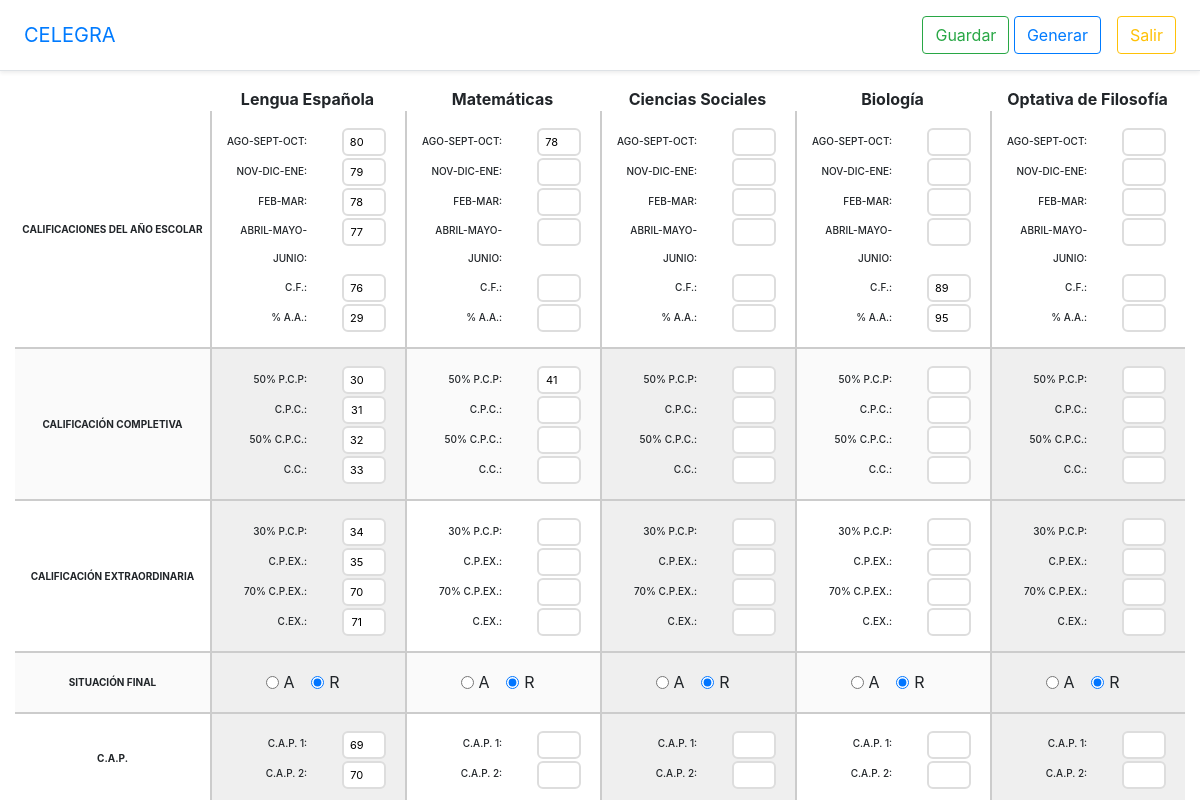
The page /student/1/ (signed in) on the database its author committed.
### grades/models.py (models this page shows, shortened)
class StudentSubject(models.Model):
    student = models.ForeignKey(Student, on_delete=models.DO_NOTHING)
    subject = models.ForeignKey(Subject, on_delete=models.DO_NOTHING)
    year = models.CharField(max_length=10)  # 2010-2011

class Subject(models.Model):
    name = models.CharField(max_length=45)

class Qualification(models.Model):
    student_subject = models.ForeignKey(StudentSubject, on_delete=models.DO_NOTHING)
    p1_partial1 = models.CharField(max_length=15, null=True, blank=True)
    p1_partial2 = models.CharField(max_length=15, null=True, blank=True)
    p1_partial3 = models.CharField(max_length=15, null=True, blank=True)
    p1_partial4 = models.CharField(max_length=15, null=True, blank=True)
    p1_cf = models.CharField(max_length=15, null=True, blank=True)
    p1_aa_percent = models.CharField(max_length=15, null=True, blank=True)
    p2_pcp_percent = models.CharField(max_length=15, null=True, blank=True)
    p2_cpc = models.CharField(max_length=15, null=True, blank=True)
    p2_cpc_percent = models.CharField(max_length=15, null=True, blank=True)
    p2_cc = models.CharField(max_length=15, null=True, blank=True)
    p3_pcp_percent = models.CharField(max_length=15, null=True, blank=True)
    p3_cpex = models.CharField(max_length=15, null=True, blank=True)
    p3_cpex_percent = models.CharField(max_length=15, null=True, blank=True)
    p3_cex = models.CharField(max_length=15, null=True, blank=True)
    a = models.BooleanField(default=False)
    r = models.BooleanField(default=False)
    cap_1 = models.CharField(max_length=15, null=True, blank=True)
    cap_2 = models.CharField(max_length=15, null=True, blank=True)

### grades/views.py (the view)
# urls.py: path('student/<int:student_id>/', grades_form),
def grades_form(request, student_id):
    student = Student.objects.get(pk=student_id)
    student_subjects = student.studentsubject_set.all()
    ss = StudentSubject()
    ss.qualification_set.first()
    context = {
        'student': student,
        'student_subjects': student_subjects,
    }
    return render(request, 'grades_form.html', context)

### grades/templates/grades_form.html (shortened to what this page needs)
{% extends 'base.html' %}
{% block button %}
<a id="btn-save" class="btn btn-outline-success" href="#">Guardar</a>
<a class="btn btn-outline-primary" href="#">Generar</a>
{% endblock %}
{% block content %}
<div class="qualifications container-fluid">
    <form id="qualification-form" method="post" action="/student/{{ student.id }}/qualification">
        <div class="row no-gutters">
            {% for ss in student_subjects %}
                <div class="col-2 text-center"><strong>{{ ss.subject.name }}</strong></div>
            {% endfor %}
        </div>
        <div class="row no-gutters grades-row">
            <div class="col-2 row-header text-center">
                <div class="header-container"><span>Calificaciones del año escolar</span></div>
            </div>
            {% for ss in student_subjects %}
                {% with ss.qualification_set.all|first as first_qq %}
                <div class="col-2 qualification-column">
                    <div class="row">
                        <div class="col-7 col-lbl-qualification"><label class="lbl-qualification" for="ss-{{ ss.id }}-AGO-SEPT-OCT">AGO-SEPT-OCT:</label></div>
                        <div class="col-4 col-inp-qualification">
                            <input class="inp-qualification" id="ss-{{ ss.id }}-AGO-SEPT-OCT" name="ss-{{ ss.id }}-AGO-SEPT-OCT" type="number" value="{{ first_qq.p1_partial1|default_if_none:"" }}" />
                        </div>
                    </div>
                    <div class="row">
                        <div class="col-7 col-lbl-qualification"><label class="lbl-qualification" for="ss-{{ ss.id }}-NOV-DIC-ENE">NOV-DIC-ENE:</label></div>
                        <div class="col-4 col-inp-qualification">
                            <input class="inp-qualification" id="ss-{{ ss.id }}-NOV-DIC-ENE" name="ss-{{ ss.id }}-NOV-DIC-ENE" type="number" value="{{ first_qq.p1_partial2|default_if_none:"" }}" />
                        </div>
                    </div>
                    <div class="row">
                        <div class="col-7 col-lbl-qualification"><label class="lbl-qualification" for="ss-{{ ss.id }}-FEB-MAR">FEB-MAR:</label></div>
                        <div class="col-4 col-inp-qualification">
                            <input class="inp-qualification" id="ss-{{ ss.id }}-FEB-MAR" name="ss-{{ ss.id }}-FEB-MAR" type="number" value="{{ first_qq.p1_partial3|default_if_none:"" }}" />
                        </div>
                    </div>
                    <div class="row">
                        <div class="col-7 col-lbl-qualification"><label class="lbl-qualification" for="ss-{{ ss.id }}-ABRIL-MAYO-JUNIO">ABRIL-MAYO-JUNIO:</label></div>
                        <div class="col-4 col-inp-qualification">
                            <input class="inp-qualification" id="ss-{{ ss.id }}-ABRIL-MAYO-JUNIO" name="ss-{{ ss.id }}-ABRIL-MAYO-JUNIO" type="number" value="{{ first_qq.p1_partial4|default_if_none:"" }}" />
                        </div>
                    </div>
                    <div class="row">
                        <div class="col-7 col-lbl-qualification"><label class="lbl-qualification" for="ss-{{ ss.id }}-C-F">C.F.:</label></div>
                        <div class="col-4 col-inp-qualification">
                            <input class="inp-qualification" id="ss-{{ ss.id }}-C-F" name="ss-{{ ss.id }}-C-F" type="number" value="{{ first_qq.p1_cf|default_if_none:"" }}" />
                        </div>
                    </div>
                    <div class="row">
                        <div class="col-7 col-lbl-qualification"><label class="lbl-qualification" for="ss-{{ ss.id }}-percent-A-A">% A.A.:</label></div>
                        <div class="col-4 col-inp-qualification">
                            <input class="inp-qualification" id="ss-{{ ss.id }}-percent-A-A" name="ss-{{ ss.id }}-percent-A-A" type="number" value="{{ first_qq.p1_aa_percent|default_if_none:"" }}" />
                        </div>
                    </div>
                </div>
                {% endwith %}
            {% endfor %}
        </div>
        <div class="row no-gutters grades-row">
            <div class="col-2 row-header text-center">
                <div class="header-container"><span>Calificación completiva</span></div>
            </div>
            {% for ss in student_subjects %}
                {% with ss.qualification_set.all|first as first_qq %}
                <div class="col-2 qualification-column">
                    <div class="row">
                        <div class="col-7 col-lbl-qualification"><label class="lbl-qualification" for="ss-{{ ss.id }}-50-percent-P-C-P">50% P.C.P:</label></div>
                        <div class="col-4 col-inp-qualification">
                            <input class="inp-qualification" id="ss-{{ ss.id }}-50-percent-P-C-P" name="ss-{{ ss.id }}-50-percent-P-C-P" type="number" value="{{ first_qq.p2_pcp_percent|default_if_none:"" }}" />
                        </div>
                    </div>
                    <div class="row">
                        <div class="col-7 col-lbl-qualification"><label class="lbl-qualification" for="ss-{{ ss.id }}-C-P-C">C.P.C.:</label></div>
                        <div class="col-4 col-inp-qualification">
                            <input class="inp-qualification" id="ss-{{ ss.id }}-C-P-C" name="ss-{{ ss.id }}-C-P-C" type="number" value="{{ first_qq.p2_cpc|default_if_none:"" }}" />
                        </div>
                    </div>
                    <div class="row">
                        <div class="col-7 col-lbl-qualification"><label class="lbl-qualification" for="ss-{{ ss.id }}-50-percent-C-P-C">50% C.P.C.:</label></div>
                        <div class="col-4 col-inp-qualification">
                            <input class="inp-qualification" id="ss-{{ ss.id }}-50-percent-C-P-C" name="ss-{{ ss.id }}-50-percent-C-P-C" type="number" value="{{ first_qq.p2_cpc_percent|default_if_none:"" }}" />
                        </div>
                    </div>
                    <div class="row">
                        <div class="col-7 col-lbl-qualification"><label class="lbl-qualification" for="ss-{{ ss.id }}-C-C">C.C.:</label></div>
                        <div class="col-4 col-inp-qualification">
                            <input class="inp-qualification" id="ss-{{ ss.id }}-C-C" name="ss-{{ ss.id }}-C-C" type="number" value="{{ first_qq.p2_cc|default_if_none:"" }}" />
                        </div>
                    </div>
                </div>
                {% endwith %}
            {% endfor %}
        </div>
        <div class="row no-gutters grades-row">
            <div class="col-2 row-header text-center">
                <div class="header-container"><span>Calificación extraordinaria</span></div>
            </div>
            {% for ss in student_subjects %}
                {% with ss.qualification_set.all|first as first_qq %}
                <div class="col-2 qualification-column">
                    <div class="row">
                        <div class="col-7 col-lbl-qualification"><label class="lbl-qualification" for="ss-{{ ss.id }}-30-percent-P-C-P">30% P.C.P:</label></div>
                        <div class="col-4 col-inp-qualification">
                            <input class="inp-qualification" id="ss-{{ ss.id }}-30-percent-P-C-P" name="ss-{{ ss.id }}-30-percent-P-C-P" type="number" value="{{ first_qq.p3_pcp_percent|default_if_none:"" }}" />
                        </div>
                    </div>
                    <div class="row">
                        <div class="col-7 col-lbl-qualification"><label class="lbl-qualification" for="ss-{{ ss.id }}-C-P-EX">C.P.EX.:</label></div>
                        <div class="col-4 col-inp-qualification">
                            <input class="inp-qualification" id="ss-{{ ss.id }}-C-P-EX" name="ss-{{ ss.id }}-C-P-EX" type="number" value="{{ first_qq.p3_cpex|default_if_none:"" }}" />
                        </div>
                    </div>
                    <div class="row">
                        <div class="col-7 col-lbl-qualification"><label class="lbl-qualification" for="ss-{{ ss.id }}-70-percent-C-P-EX">70% C.P.EX.:</label></div>
                        <div class="col-4 col-inp-qualification">
                            <input class="inp-qualification" id="ss-{{ ss.id }}-70-percent-C-P-EX" name="ss-{{ ss.id }}-70-percent-C-P-EX" type="number" value="{{ first_qq.p3_cpex_percent|default_if_none:"" }}" />
                        </div>
                    </div>
                    <div class="row">
                        <div class="col-7 col-lbl-qualification"><label class="lbl-qualification" for="ss-{{ ss.id }}-C-EX">C.EX.:</label></div>
                        <div class="col-4 col-inp-qualification">
                            <input class="inp-qualification" id="ss-{{ ss.id }}-C-EX" name="ss-{{ ss.id }}-C-EX" type="number" value="{{ first_qq.p3_cex|default_if_none:"" }}" />
                        </div>
                    </div>
                </div>
                {% endwith %}
            {% endfor %}
        </div>
        <div class="row no-gutters grades-row">
            <div class="col-2 row-header text-center">
                <div class="header-container"><span>Situación final</span></div>
            </div>
            {% for ss in student_subjects %}
                {% with ss.qualification_set.all|first as first_qq %}
                <div class="col-2 qualification-column">
                    <div class="row">
                        <div class="col-12 text-center">
                            <div class="form-check form-check-inline">
                                <input class="form-check-input" type="radio" name="ss-{{ ss.id }}-a-r" id="ss-{{ ss.id }}-a" value="a"
                                />
                                <label class="form-check-label" for="ss-{{ ss.id }}-a">A</label>
                            </div>
                            <div class="form-check form-check-inline">
                                <input class="form-check-input" type="radio" name="ss-{{ ss.id }}-a-r" id="ss-{{ ss.id }}-r" value="r"
                                {% if first_qq.r %}
                                    checked
                                {% endif %}
                                />
                                <label class="form-check-label" for="ss-{{ ss.id }}-r">R</label>
                            </div>
                        </div>
                    </div>
                </div>
                {% endwith %}
            {% endfor %}
        </div>
        <div class="row no-gutters grades-row">
            <div class="col-2 row-header text-center">
                <div class="header-container"><span>C.A.P.</span></div>
            </div>
            {% for ss in student_subjects %}
                {% with ss.qualification_set.all|first as first_qq %}
                <div class="col-2 qualification-column">
                    <div class="row">
                        <div class="col-7 col-lbl-qualification"><label class="lbl-qualification" for="ss-{{ ss.id }}-C-A-P-1">C.A.P. 1:</label></div>
                        <div class="col-4 col-inp-qualification">
                            <input class="inp-qualification" id="ss-{{ ss.id }}-C-A-P-1" name="ss-{{ ss.id }}-C-A-P-1" type="number" value="{{ first_qq.cap_1|default_if_none:"" }}" />
                        </div>
                    </div>
                    <div class="row">
                        <div class="col-7 col-lbl-qualification"><label class="lbl-qualification" for="ss-{{ ss.id }}-C-A-P-2">C.A.P. 2:</label></div>
                        <div class="col-4 col-inp-qualification">
                            <input class="inp-qualification" id="ss-{{ ss.id }}-C-A-P-2" name="ss-{{ ss.id }}-C-A-P-2" type="number" value="{{ first_qq.cap_2|default_if_none:"" }}" />
                        </div>
                    </div>
                </div>
                {% endwith %}
            {% endfor %}
        </div>
    </form>
</div>
{% endblock %}

### grades/static/css/style.css (style rules this page uses)
html, body { height: 100%; }
.grades-row:nth-child(2n) { background: #fafafa; }
.grades-row + .grades-row { margin-top: 0; border-top: 2px solid #ccc; }
.row-header .header-container { text-align: center; text-transform: uppercase; font-size: 10px; font-weight: 700; width: 100%; height: 100%; display: table; }
.row-header .header-container span { vertical-align: middle; display: table-cell; }
.qualification-column { line-height: 28px; border-left: 2px solid #ccc; padding: 15px 0; }
.qualification-column:nth-child(2n) { background: #efefef; }
.lbl-qualification { font-size: 10px; font-weight: 500; display: inline-block; vertical-align: middle; margin: 0 5px 0 0; text-align: right; }
.col-lbl-qualification { text-align: right; font-size: 9px; }
.col-inp-qualification { text-align: left; }
.inp-qualification { font-size: 11px; height: 28px; border-radius: 6px; border: 2px solid #ddd; display: inline-block; text-align: center; width: 50px; max-width: 100%; }

### rows shown on the page
StudentSubject: subject.name "Lengua Española", id "☐ A", id "☑ R"
StudentSubject: subject.name "Matemáticas", id "☐ A", id "☑ R"
StudentSubject: subject.name "Ciencias Sociales", id "☐ A", id "☑ R"
StudentSubject: subject.name "Biología", id "☐ A", id "☑ R"
StudentSubject: subject.name "Optativa de Filosofía", id "☐ A", id "☑ R"
Qualification: p1_partial1 "80", p1_partial2 "79", p1_partial3 "78", p1_partial4 "77", p1_cf "76", p1_aa_percent "29", p2_pcp_percent "30", p2_cpc "31", p2_cpc_percent "32", p2_cc "33", p3_pcp_percent "34", p3_cpex "35", p3_cpex_percent "70", p3_cex "71", cap_1 "69", cap_2 "70"
Qualification: p1_partial1 "78", p2_pcp_percent "41"
Qualification: p1_cf "89", p1_aa_percent "95"
